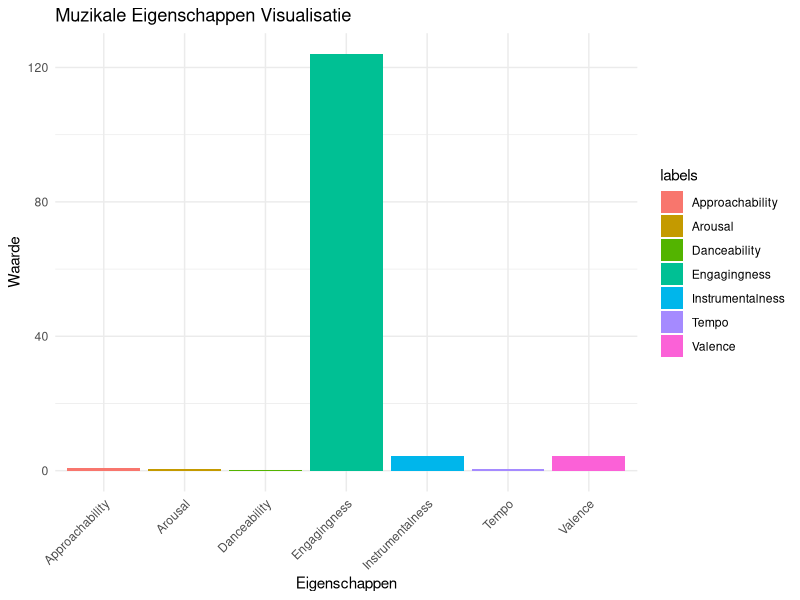

This chart was generated by the following R code:
## ---- chunk 1
# Laad de ggplot2-bibliotheek
library(ggplot2)

# Definieer de data
waarden <- c(0.5268, 4.3736, 0.7555, 0.6204, 0.1690, 124, 4.3702)
labels <- c("Tempo", "Valence", "Approachability", "Arousal", 
            "Danceability", "Engagingness", "Instrumentalness")

# Maak een dataframe
df <- data.frame(labels, waarden)

# Barplot maken met ggplot2
ggplot(df, aes(x = labels, y = waarden, fill = labels)) +
  geom_bar(stat = "identity") +  
  ggtitle("Muzikale Eigenschappen Visualisatie") +
  xlab("Eigenschappen") +
  ylab("Waarde") +
  theme_minimal() +
  theme(axis.text.x = element_text(angle = 45, hjust = 1))  # Draaien van de labels

